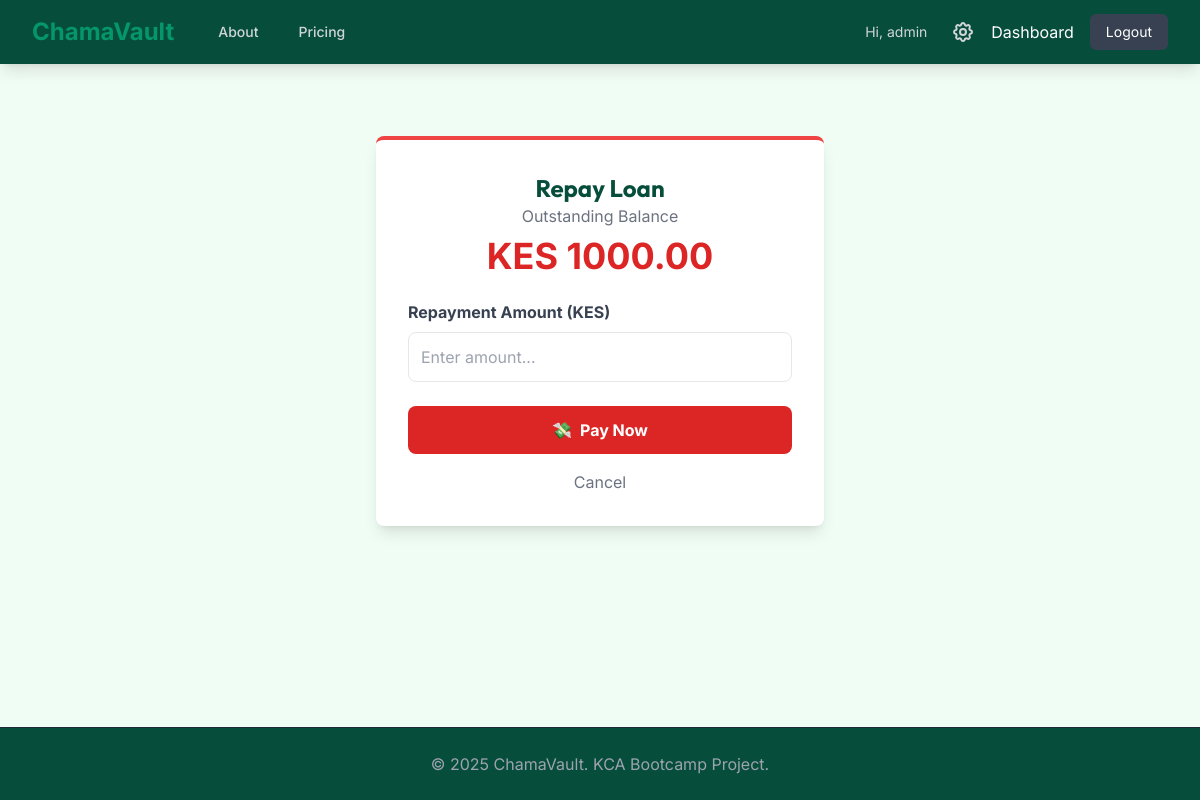
/loan/repay/ (signed in), run on an earlier commit of the app's database.
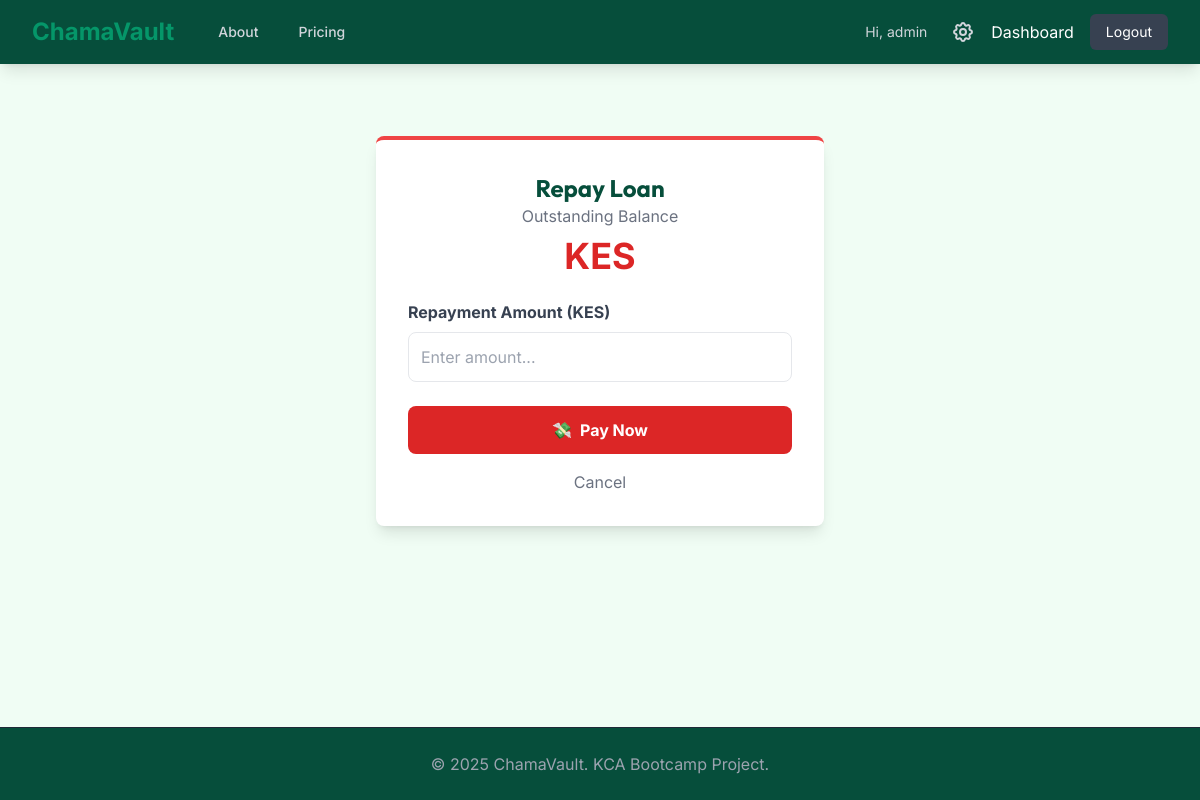
And on a later commit of the database.
### accounts/models.py (models this page shows, shortened)
class CustomUser(AbstractUser):
    phone_number = models.CharField(max_length=15, unique=True)
    national_id = models.CharField(max_length=20, unique=True, null=True, blank=True)

### chama/models.py (models this page shows, shortened)
class Loan(models.Model):
    STATUS_CHOICES = (
        ('pending', 'Pending Approval'),
        ('approved', 'Approved (Disbursed)'),
        ('rejected', 'Rejected'),
        ('paid', 'Fully Paid'),
    )
    membership = models.ForeignKey(Membership, on_delete=models.CASCADE)
    amount = models.DecimalField(max_digits=10, decimal_places=2)
    interest_rate = models.DecimalField(max_digits=5, decimal_places=2, default=10.0)
    status = models.CharField(max_length=20, choices=STATUS_CHOICES, default='pending')
    date_requested = models.DateTimeField(auto_now_add=True)
    date_approved = models.DateTimeField(null=True, blank=True)

### chama/views.py (the view, shortened to what this page needs)
# urls.py: path('loan/repay/', views.repay_loan, name='repay_loan'),
@login_required
def repay_loan(request):
    membership = Membership.objects.filter(user=request.user).first()
    active_loan = Loan.objects.filter(membership=membership, status='approved').first()
    return render(request, 'chama/repay_loan.html', {'loan': active_loan})

### chama/templates/chama/repay_loan.html (shortened to what this page needs)
{% extends 'base.html' %}
{% block content %}
<div class="max-w-md mx-auto bg-white p-8 rounded-lg shadow-lg mt-10 border-t-4 border-red-500">
    <div class="text-center mb-6">
        <h2 class="text-2xl font-bold text-secondary">Repay Loan</h2>
        <p class="text-gray-500">Outstanding Balance</p>
        <p class="text-4xl font-bold text-red-600 mt-2">KES {{ loan.amount }}</p>
    </div>
    <form method="POST">
        <div class="mb-6">
            <label class="block text-gray-700 font-bold mb-2">Repayment Amount (KES)</label>
            <input type="number" name="amount" class="w-full p-3 border rounded-lg focus:outline-none focus:border-red-500" placeholder="Enter amount..." required>
        </div>
        <button type="submit" class="w-full bg-red-600 text-white font-bold py-3 rounded-lg hover:bg-red-700 transition flex justify-center items-center">
            <span class="mr-2">💸</span> Pay Now
        </button>
    </form>
    <div class="mt-4 text-center">
        <a href="{% url 'dashboard' %}" class="text-gray-500 hover:text-secondary">Cancel</a>
    </div>
</div>
{% endblock %}

### templates/base.html (shortened to what this page needs)
<!DOCTYPE html>
<html lang="en">
<head>
    <script src="https://cdn.tailwindcss.com"></script>
</head>
<body class="bg-background text-secondary min-h-screen flex flex-col">
   <nav class="bg-secondary text-white shadow-lg">
        <div class="max-w-7xl mx-auto px-4 sm:px-6 lg:px-8">
            <div class="flex justify-between h-16">
                <div class="flex items-center space-x-8">
                    <a href="{% url 'index' %}" class="text-2xl font-bold text-primary hover:text-orange-700 transition">
                        ChamaVault
                    </a>
                    <div class="hidden md:flex space-x-4">
                        <a href="{% url 'about' %}" class="text-gray-300 hover:text-white transition px-3 py-2 rounded-md text-sm font-medium">About</a>
                        <a href="{% url 'pricing' %}" class="text-gray-300 hover:text-white transition px-3 py-2 rounded-md text-sm font-medium">Pricing</a>
                    </div>
                </div>
                <div class="flex items-center space-x-4">
                    {% if user.is_authenticated %}
                        <span class="text-gray-300 mr-2 text-sm hidden md:inline">Hi, {{ user.username }}</span>
                        {% if user.membership_set.first.role == 'admin' %}
                        <a href="{% url 'admin_dashboard' %}" class="text-gray-300 hover:text-white" title="Admin Panel">
                        </a>
                        {% endif %}
                        <a href="{% url 'dashboard' %}" class="hover:text-primary transition">Dashboard</a>
                        <a href="{% url 'logout' %}" class="bg-gray-700 px-4 py-2 rounded-md hover:bg-red-600 transition text-sm">Logout</a>
                    {% else %}
                        <a href="{% url 'login' %}" class="hover:text-primary transition">Login</a>
                        <a href="{% url 'register' %}" class="bg-primary px-4 py-2 rounded-md hover:bg-orange-700 transition text-sm font-bold">Get Started</a>
                    {% endif %}
                </div>
            </div>
        </div>
    </nav>
    <main class="flex-grow container mx-auto px-4 py-8">
        {% block content %}
        {% endblock %}
    </main>
    <footer class="bg-secondary text-gray-400 py-6 text-center border-t border-gray-800">
        <p>&copy; 2025 ChamaVault. KCA Bootcamp Project.</p>
    </footer>
</body>
</html>

### templates/base.html (style rules this page uses)
h1, h2, h3, h4, h5, h6 { font-family: 'Outfit', sans-serif; }
body { font-family: 'Inter', sans-serif; }

What changed in the data, as far as the page shows it:
no longer on this page (row edited): Loan: amount "1000.00"
